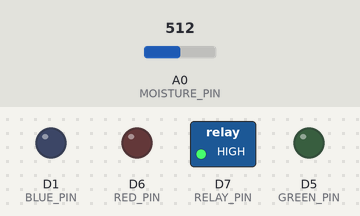
This sketch was run on a simulated ESP8266 (NodeMCU). On the bench: switched loads named in the sketch (green lamp = pin HIGH), output pins drawn as LEDs (lit = HIGH). The inputs (shaded band) are chosen by the test bench; at power-on: A0 (MOISTURE_PIN) = 512. WiFi joins after 1.5 s; servers stay silent unless stated.

Above: at 3.0 s.
3.1 s: A0 (MOISTURE_PIN) set to 650
5.3 s: A0 (MOISTURE_PIN) set to 670
At 7.0 s:
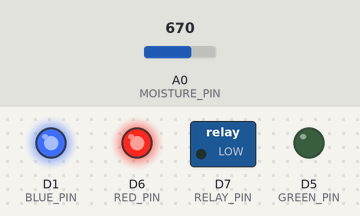
7.3 s: A0 (MOISTURE_PIN) set to 511
At 8.7 s:
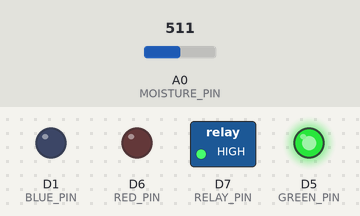
9.3 s: A0 (MOISTURE_PIN) set to 716
At 10.2 s:
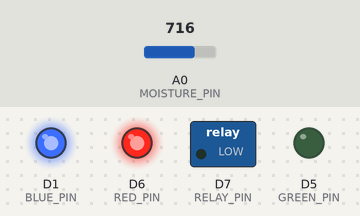
Timing chart, 0 to 12.3 s (numbered marks = the images above; inputs shaded):
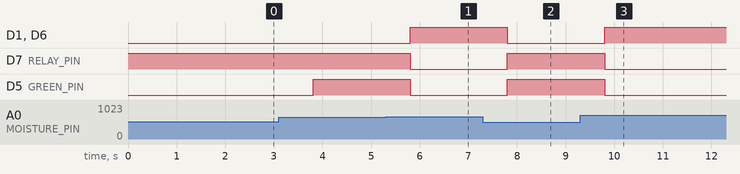

The sketch:

HydroSentinel.ino
```cpp
#define BLYNK_TEMPLATE_ID "TMPL65I_UU9i9"
#define BLYNK_TEMPLATE_NAME "HydroSentinel"

#include <ESP8266WiFi.h>
#include <BlynkSimpleEsp8266.h>

char auth[] = "PGS_FKK9_bvIKYaYtAPR3kXi2rtHJ9e1";
char ssid[] = "TP-LINK_A4D3C8";
char pass[] = "W.cfT3#*CA@";

BlynkTimer timer;

// Pin assignments
#define MOISTURE_PIN A0
#define RELAY_PIN    D7   // Pump (active LOW)
#define GREEN_PIN    D5   // Wet indicator
#define RED_PIN      D6   // Dry indicator
#define BLUE_PIN     D1   // Pump active LED

// System variables
int threshold = 35;
bool manualPump = false;
int lastPumpState = -1;    // Prevent repeating logs

// ----------- Moisture Reading -----------
void readMoisture() {
  int raw = analogRead(MOISTURE_PIN);

  // Map resistive sensor (HIGH = dry, LOW = wet)
  int moisture = map(raw, 1023, 0, 0, 100);
  moisture = constrain(moisture, 0, 100);

  // Send to Blynk widgets
  Blynk.virtualWrite(V0, moisture);
  Blynk.virtualWrite(V6, moisture);

  controlSystem(moisture);
}

// ----------- Pump + LED Control -----------
void turnPumpOn() {
  digitalWrite(RELAY_PIN, LOW);  // Active LOW → ON
  digitalWrite(BLUE_PIN, HIGH);
  digitalWrite(GREEN_PIN, LOW);
  digitalWrite(RED_PIN, HIGH);

  // Dashboard LEDs
  Blynk.virtualWrite(V1, 0); // Green OFF
  Blynk.virtualWrite(V2, 1); // Red ON
  Blynk.virtualWrite(V3, 1); // Blue ON

  if (lastPumpState != 1) {
    Blynk.virtualWrite(V8, "Pump ON");
    lastPumpState = 1;
  }
}

void turnPumpOff() {
  digitalWrite(RELAY_PIN, HIGH); // Pump OFF
  digitalWrite(BLUE_PIN, LOW);
  digitalWrite(GREEN_PIN, HIGH);
  digitalWrite(RED_PIN, LOW);

  // Dashboard LEDs
  Blynk.virtualWrite(V1, 1); // Green ON
  Blynk.virtualWrite(V2, 0); // Red OFF
  Blynk.virtualWrite(V3, 0); // Blue OFF

  if (lastPumpState != 0) {
    Blynk.virtualWrite(V8, "Pump OFF");
    lastPumpState = 0;
  }
}

// ----------- Main Control Logic -----------
void controlSystem(int moisture) {

  if (manualPump) {
    turnPumpOn();
    Blynk.virtualWrite(V5, "Pump ON (Manual)");
    return;
  }

  if (moisture < threshold) {
    turnPumpOn();
    Blynk.virtualWrite(V5, "Pump ON (Dry Soil)");
  }
  else {
    turnPumpOff();
    Blynk.virtualWrite(V5, "Pump OFF (Wet Soil)");
  }
}

// ----------- Sync Blynk Values on Connect -----------
BLYNK_CONNECTED() {
  Blynk.syncAll();
  Blynk.virtualWrite(V7, threshold);  // Refresh slider
}

// ----------- Manual Pump Switch (V3) -----------
BLYNK_WRITE(V3) {
  manualPump = param.asInt();

  if (manualPump) {
    turnPumpOn();
    Blynk.virtualWrite(V8, "Manual Pump ON");
  } else {
    turnPumpOff();
    Blynk.virtualWrite(V8, "Manual Pump OFF");
  }
}

// ----------- Threshold Slider (V7) -----------
BLYNK_WRITE(V7) {
  threshold = param.asInt();
}

// ----------- Setup -----------
void setup() {
  pinMode(RELAY_PIN, OUTPUT);
  pinMode(GREEN_PIN, OUTPUT);
  pinMode(RED_PIN, OUTPUT);
  pinMode(BLUE_PIN, OUTPUT);

  digitalWrite(RELAY_PIN, HIGH); // Pump OFF initially

  Blynk.begin(auth, ssid, pass);

  timer.setInterval(2000L, readMoisture); // Read every 2 seconds
}

// ----------- Loop -----------
void loop() {
  Blynk.run();
  timer.run();
}
```

Measured:
- the behaviour switches between 659 and 660 on A0 (MOISTURE_PIN) (found by bisection; images 0 and 1)
- after the input at 5.3 s, D1 (BLUE_PIN), D6 (RED_PIN): LOW → HIGH after 0.50 s; D7 (RELAY_PIN), D5 (GREEN_PIN): HIGH → LOW after 0.50 s
- after the input at 7.3 s, D1 (BLUE_PIN), D6 (RED_PIN): HIGH → LOW after 0.51 s; D7 (RELAY_PIN), D5 (GREEN_PIN): LOW → HIGH after 0.51 s
- after the input at 9.3 s, D1 (BLUE_PIN), D6 (RED_PIN): LOW → HIGH after 0.50 s; D7 (RELAY_PIN), D5 (GREEN_PIN): HIGH → LOW after 0.50 s
